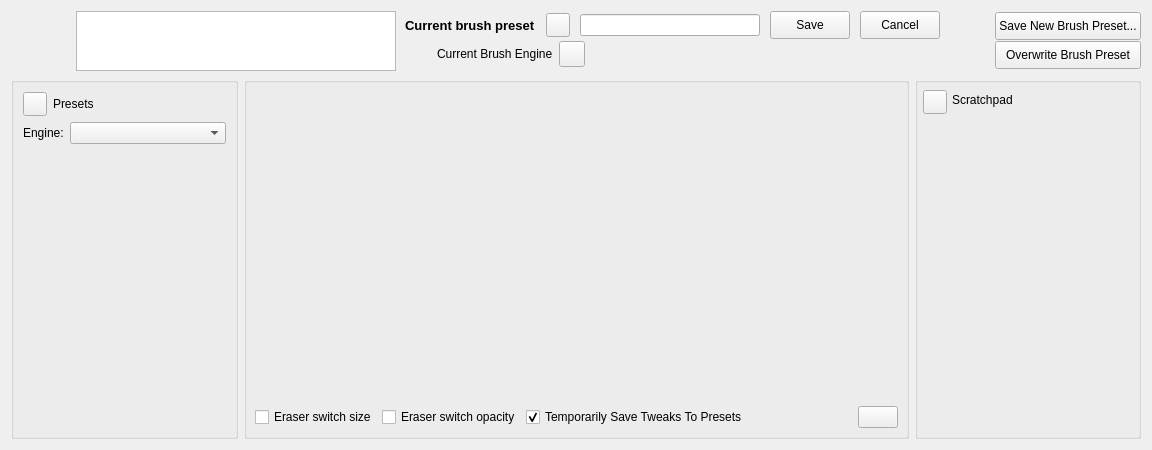
<?xml version="1.0" encoding="UTF-8"?>
<ui version="4.0">
 <author>
    SPDX-FileCopyrightText: none
    SPDX-License-Identifier: GPL-3.0-or-later
  </author>
 <class>WdgPaintOpSettings</class>
 <widget class="QWidget" name="WdgPaintOpSettings">
  <property name="geometry">
   <rect>
    <x>0</x>
    <y>0</y>
    <width>1152</width>
    <height>450</height>
   </rect>
  </property>
  <property name="windowTitle">
   <string>Brush Editor</string>
  </property>
  <layout class="QGridLayout" name="gridLayout">
   <item row="0" column="0" colspan="3">
    <layout class="QHBoxLayout" name="brushEditorDashboard">
     <property name="spacing">
      <number>9</number>
     </property>
     <property name="leftMargin">
      <number>1</number>
     </property>
     <item>
      <widget class="QLabel" name="presetThumbnailicon">
       <property name="sizePolicy">
        <sizepolicy hsizetype="Fixed" vsizetype="Fixed">
         <horstretch>0</horstretch>
         <verstretch>0</verstretch>
        </sizepolicy>
       </property>
       <property name="minimumSize">
        <size>
         <width>55</width>
         <height>55</height>
        </size>
       </property>
       <property name="text">
        <string/>
       </property>
       <property name="scaledContents">
        <bool>true</bool>
       </property>
      </widget>
     </item>
     <item>
      <widget class="KisPresetLivePreviewView" name="liveBrushPreviewView">
       <property name="sizePolicy">
        <sizepolicy hsizetype="Fixed" vsizetype="Fixed">
         <horstretch>0</horstretch>
         <verstretch>0</verstretch>
        </sizepolicy>
       </property>
       <property name="minimumSize">
        <size>
         <width>320</width>
         <height>60</height>
        </size>
       </property>
       <property name="maximumSize">
        <size>
         <width>320</width>
         <height>60</height>
        </size>
       </property>
       <property name="font">
        <font>
         <kerning>false</kerning>
        </font>
       </property>
       <property name="contextMenuPolicy">
        <enum>Qt::DefaultContextMenu</enum>
       </property>
       <property name="frameShape">
        <enum>QFrame::StyledPanel</enum>
       </property>
       <property name="frameShadow">
        <enum>QFrame::Raised</enum>
       </property>
       <property name="midLineWidth">
        <number>0</number>
       </property>
       <property name="verticalScrollBarPolicy">
        <enum>Qt::ScrollBarAlwaysOff</enum>
       </property>
       <property name="horizontalScrollBarPolicy">
        <enum>Qt::ScrollBarAlwaysOff</enum>
       </property>
       <property name="interactive">
        <bool>true</bool>
       </property>
       <property name="alignment">
        <set>Qt::AlignLeading|Qt::AlignLeft|Qt::AlignTop</set>
       </property>
       <property name="resizeAnchor">
        <enum>QGraphicsView::AnchorViewCenter</enum>
       </property>
      </widget>
     </item>
     <item>
      <layout class="QVBoxLayout" name="verticalLayout_4">
       <property name="spacing">
        <number>0</number>
       </property>
       <item>
        <layout class="QHBoxLayout" name="horizontalLayout_6">
         <property name="spacing">
          <number>10</number>
         </property>
         <item>
          <widget class="QLabel" name="currentBrushNameLabel">
           <property name="sizePolicy">
            <sizepolicy hsizetype="MinimumExpanding" vsizetype="Preferred">
             <horstretch>0</horstretch>
             <verstretch>0</verstretch>
            </sizepolicy>
           </property>
           <property name="font">
            <font>
             <pointsize>10</pointsize>
             <bold>true</bold>
            </font>
           </property>
           <property name="text">
            <string>Current brush preset</string>
           </property>
          </widget>
         </item>
         <item>
          <widget class="QPushButton" name="renameBrushPresetButton">
           <property name="sizePolicy">
            <sizepolicy hsizetype="Fixed" vsizetype="Fixed">
             <horstretch>0</horstretch>
             <verstretch>0</verstretch>
            </sizepolicy>
           </property>
           <property name="minimumSize">
            <size>
             <width>24</width>
             <height>24</height>
            </size>
           </property>
           <property name="maximumSize">
            <size>
             <width>24</width>
             <height>24</height>
            </size>
           </property>
           <property name="text">
            <string/>
           </property>
          </widget>
         </item>
         <item>
          <widget class="QLineEdit" name="renameBrushNameTextField">
           <property name="minimumSize">
            <size>
             <width>180</width>
             <height>0</height>
            </size>
           </property>
          </widget>
         </item>
         <item>
          <widget class="QPushButton" name="updateBrushNameButton">
           <property name="sizePolicy">
            <sizepolicy hsizetype="Minimum" vsizetype="Fixed">
             <horstretch>0</horstretch>
             <verstretch>0</verstretch>
            </sizepolicy>
           </property>
           <property name="maximumSize">
            <size>
             <width>16777215</width>
             <height>28</height>
            </size>
           </property>
           <property name="text">
            <string>Save</string>
           </property>
          </widget>
         </item>
         <item>
          <widget class="QPushButton" name="cancelBrushNameUpdateButton">
           <property name="maximumSize">
            <size>
             <width>16777215</width>
             <height>28</height>
            </size>
           </property>
           <property name="text">
            <string>Cancel</string>
           </property>
          </widget>
         </item>
        </layout>
       </item>
       <item>
        <layout class="QHBoxLayout" name="horizontalLayout_5">
         <property name="spacing">
          <number>6</number>
         </property>
         <item>
          <widget class="QLabel" name="currentBrushEngineIcon">
           <property name="sizePolicy">
            <sizepolicy hsizetype="Fixed" vsizetype="Fixed">
             <horstretch>0</horstretch>
             <verstretch>0</verstretch>
            </sizepolicy>
           </property>
           <property name="minimumSize">
            <size>
             <width>26</width>
             <height>26</height>
            </size>
           </property>
           <property name="text">
            <string/>
           </property>
          </widget>
         </item>
         <item>
          <widget class="QLabel" name="currentBrushEngineLabel">
           <property name="text">
            <string>Current Brush Engine</string>
           </property>
          </widget>
         </item>
         <item>
          <widget class="QPushButton" name="reloadPresetButton">
           <property name="sizePolicy">
            <sizepolicy hsizetype="Fixed" vsizetype="Fixed">
             <horstretch>0</horstretch>
             <verstretch>0</verstretch>
            </sizepolicy>
           </property>
           <property name="minimumSize">
            <size>
             <width>26</width>
             <height>26</height>
            </size>
           </property>
           <property name="maximumSize">
            <size>
             <width>26</width>
             <height>26</height>
            </size>
           </property>
           <property name="text">
            <string/>
           </property>
          </widget>
         </item>
         <item>
          <widget class="QPushButton" name="dirtyPresetIndicatorButton">
           <property name="sizePolicy">
            <sizepolicy hsizetype="Fixed" vsizetype="Fixed">
             <horstretch>0</horstretch>
             <verstretch>0</verstretch>
            </sizepolicy>
           </property>
           <property name="minimumSize">
            <size>
             <width>30</width>
             <height>30</height>
            </size>
           </property>
           <property name="maximumSize">
            <size>
             <width>30</width>
             <height>30</height>
            </size>
           </property>
           <property name="text">
            <string/>
           </property>
           <property name="flat">
            <bool>true</bool>
           </property>
          </widget>
         </item>
         <item>
          <widget class="QPushButton" name="brokenPresetIndicatorButton">
           <property name="sizePolicy">
            <sizepolicy hsizetype="Fixed" vsizetype="Fixed">
             <horstretch>0</horstretch>
             <verstretch>0</verstretch>
            </sizepolicy>
           </property>
           <property name="minimumSize">
            <size>
             <width>30</width>
             <height>30</height>
            </size>
           </property>
           <property name="maximumSize">
            <size>
             <width>30</width>
             <height>30</height>
            </size>
           </property>
           <property name="text">
            <string/>
           </property>
           <property name="flat">
            <bool>true</bool>
           </property>
          </widget>
         </item>
         <item>
          <spacer name="horizontalSpacer_4">
           <property name="orientation">
            <enum>Qt::Horizontal</enum>
           </property>
           <property name="sizeHint" stdset="0">
            <size>
             <width>40</width>
             <height>20</height>
            </size>
           </property>
          </spacer>
         </item>
        </layout>
       </item>
      </layout>
     </item>
     <item>
      <spacer name="horizontalSpacer_2">
       <property name="orientation">
        <enum>Qt::Horizontal</enum>
       </property>
       <property name="sizeType">
        <enum>QSizePolicy::MinimumExpanding</enum>
       </property>
       <property name="sizeHint" stdset="0">
        <size>
         <width>0</width>
         <height>0</height>
        </size>
       </property>
      </spacer>
     </item>
     <item>
      <layout class="QVBoxLayout" name="verticalLayout_5">
       <property name="spacing">
        <number>0</number>
       </property>
       <item>
        <widget class="QPushButton" name="saveNewBrushPresetButton">
         <property name="sizePolicy">
          <sizepolicy hsizetype="Preferred" vsizetype="Preferred">
           <horstretch>0</horstretch>
           <verstretch>0</verstretch>
          </sizepolicy>
         </property>
         <property name="maximumSize">
          <size>
           <width>16777215</width>
           <height>28</height>
          </size>
         </property>
         <property name="text">
          <string>Save New Brush Preset...</string>
         </property>
        </widget>
       </item>
       <item>
        <widget class="QPushButton" name="saveBrushPresetButton">
         <property name="sizePolicy">
          <sizepolicy hsizetype="Preferred" vsizetype="Fixed">
           <horstretch>0</horstretch>
           <verstretch>0</verstretch>
          </sizepolicy>
         </property>
         <property name="maximumSize">
          <size>
           <width>16777215</width>
           <height>28</height>
          </size>
         </property>
         <property name="text">
          <string>Overwrite Brush Preset</string>
         </property>
        </widget>
       </item>
      </layout>
     </item>
    </layout>
   </item>
   <item row="1" column="0">
    <widget class="QGroupBox" name="presetsContainer">
     <property name="sizePolicy">
      <sizepolicy hsizetype="Ignored" vsizetype="Expanding">
       <horstretch>0</horstretch>
       <verstretch>0</verstretch>
      </sizepolicy>
     </property>
     <property name="minimumSize">
      <size>
       <width>42</width>
       <height>0</height>
      </size>
     </property>
     <property name="title">
      <string/>
     </property>
     <property name="alignment">
      <set>Qt::AlignLeading|Qt::AlignLeft|Qt::AlignTop</set>
     </property>
     <layout class="QVBoxLayout" name="verticalLayout_3" stretch="0,0,0,0">
      <item>
       <layout class="QHBoxLayout" name="horizontalLayout_7">
        <item>
         <widget class="QPushButton" name="showPresetsButton">
          <property name="minimumSize">
           <size>
            <width>24</width>
            <height>24</height>
           </size>
          </property>
          <property name="maximumSize">
           <size>
            <width>24</width>
            <height>24</height>
           </size>
          </property>
          <property name="text">
           <string/>
          </property>
          <property name="iconSize">
           <size>
            <width>12</width>
            <height>12</height>
           </size>
          </property>
          <property name="shortcut">
           <string notr="true"/>
          </property>
         </widget>
        </item>
        <item>
         <widget class="QLabel" name="presetsSidebarLabel">
          <property name="sizePolicy">
           <sizepolicy hsizetype="Minimum" vsizetype="Minimum">
            <horstretch>0</horstretch>
            <verstretch>0</verstretch>
           </sizepolicy>
          </property>
          <property name="text">
           <string>Presets</string>
          </property>
         </widget>
        </item>
       </layout>
      </item>
      <item>
       <layout class="QHBoxLayout" name="horizontalLayout_4">
        <item>
         <widget class="QLabel" name="engineFilterLabel">
          <property name="sizePolicy">
           <sizepolicy hsizetype="Minimum" vsizetype="Fixed">
            <horstretch>0</horstretch>
            <verstretch>0</verstretch>
           </sizepolicy>
          </property>
          <property name="text">
           <string>Engine:</string>
          </property>
         </widget>
        </item>
        <item>
         <widget class="QComboBox" name="brushEngineComboBox">
          <property name="sizePolicy">
           <sizepolicy hsizetype="Expanding" vsizetype="Fixed">
            <horstretch>0</horstretch>
            <verstretch>0</verstretch>
           </sizepolicy>
          </property>
         </widget>
        </item>
       </layout>
      </item>
      <item>
       <widget class="KisPresetChooser" name="presetWidget" native="true">
        <property name="sizePolicy">
         <sizepolicy hsizetype="Minimum" vsizetype="Expanding">
          <horstretch>0</horstretch>
          <verstretch>0</verstretch>
         </sizepolicy>
        </property>
        <property name="minimumSize">
         <size>
          <width>0</width>
          <height>0</height>
         </size>
        </property>
        <property name="maximumSize">
         <size>
          <width>1677215</width>
          <height>1677215</height>
         </size>
        </property>
       </widget>
      </item>
      <item>
       <layout class="QHBoxLayout" name="horizontalLayout_9">
        <item>
         <widget class="QToolButton" name="newPresetEngineButton">
          <property name="text">
           <string/>
          </property>
          <property name="iconSize">
           <size>
            <width>22</width>
            <height>22</height>
           </size>
          </property>
          <property name="autoRaise">
           <bool>true</bool>
          </property>
         </widget>
        </item>
        <item>
         <spacer name="horizontalSpacer_5">
          <property name="orientation">
           <enum>Qt::Horizontal</enum>
          </property>
          <property name="sizeHint" stdset="0">
           <size>
            <width>0</width>
            <height>0</height>
           </size>
          </property>
         </spacer>
        </item>
        <item>
         <widget class="QToolButton" name="bnBlacklistPreset">
          <property name="minimumSize">
           <size>
            <width>0</width>
            <height>0</height>
           </size>
          </property>
          <property name="text">
           <string/>
          </property>
          <property name="iconSize">
           <size>
            <width>22</width>
            <height>22</height>
           </size>
          </property>
          <property name="autoRaise">
           <bool>true</bool>
          </property>
         </widget>
        </item>
       </layout>
      </item>
     </layout>
    </widget>
   </item>
   <item row="1" column="1">
    <widget class="QGroupBox" name="brushEditorSettingsControls">
     <property name="title">
      <string/>
     </property>
     <property name="flat">
      <bool>false</bool>
     </property>
     <layout class="QVBoxLayout" name="brushEditorLayout">
      <property name="spacing">
       <number>0</number>
      </property>
      <property name="leftMargin">
       <number>3</number>
      </property>
      <property name="topMargin">
       <number>1</number>
      </property>
      <property name="rightMargin">
       <number>3</number>
      </property>
      <property name="bottomMargin">
       <number>3</number>
      </property>
      <item>
       <widget class="QFrame" name="frmOptionWidgetContainer">
        <property name="sizePolicy">
         <sizepolicy hsizetype="Preferred" vsizetype="Preferred">
          <horstretch>0</horstretch>
          <verstretch>4</verstretch>
         </sizepolicy>
        </property>
        <property name="minimumSize">
         <size>
          <width>100</width>
          <height>0</height>
         </size>
        </property>
        <property name="frameShape">
         <enum>QFrame::NoFrame</enum>
        </property>
        <property name="frameShadow">
         <enum>QFrame::Plain</enum>
        </property>
        <property name="lineWidth">
         <number>0</number>
        </property>
       </widget>
      </item>
      <item>
       <layout class="QHBoxLayout" name="horizontalLayout_3" stretch="0,0,0,0,0,0">
        <property name="spacing">
         <number>5</number>
        </property>
        <property name="leftMargin">
         <number>5</number>
        </property>
        <property name="topMargin">
         <number>0</number>
        </property>
        <property name="rightMargin">
         <number>5</number>
        </property>
        <property name="bottomMargin">
         <number>5</number>
        </property>
        <item>
         <widget class="QCheckBox" name="eraserBrushSizeCheckBox">
          <property name="sizePolicy">
           <sizepolicy hsizetype="Minimum" vsizetype="Fixed">
            <horstretch>0</horstretch>
            <verstretch>0</verstretch>
           </sizepolicy>
          </property>
          <property name="toolTip">
           <string>Erase mode will use a separate brush size</string>
          </property>
          <property name="text">
           <string>Eraser switch size</string>
          </property>
          <property name="checked">
           <bool>false</bool>
          </property>
         </widget>
        </item>
        <item>
         <widget class="QCheckBox" name="eraserBrushOpacityCheckBox">
          <property name="sizePolicy">
           <sizepolicy hsizetype="Minimum" vsizetype="Fixed">
            <horstretch>0</horstretch>
            <verstretch>0</verstretch>
           </sizepolicy>
          </property>
          <property name="toolTip">
           <string>Erase mode will use a separate brush opacity</string>
          </property>
          <property name="text">
           <string>Eraser switch opacity</string>
          </property>
          <property name="checked">
           <bool>false</bool>
          </property>
         </widget>
        </item>
        <item>
         <widget class="QCheckBox" name="dirtyPresetCheckBox">
          <property name="sizePolicy">
           <sizepolicy hsizetype="Minimum" vsizetype="Fixed">
            <horstretch>0</horstretch>
            <verstretch>0</verstretch>
           </sizepolicy>
          </property>
          <property name="text">
           <string>Temporarily Save Tweaks To Presets</string>
          </property>
          <property name="checked">
           <bool>true</bool>
          </property>
         </widget>
        </item>
        <item>
         <spacer name="horizontalSpacer">
          <property name="orientation">
           <enum>Qt::Horizontal</enum>
          </property>
          <property name="sizeHint" stdset="0">
           <size>
            <width>40</width>
            <height>20</height>
           </size>
          </property>
         </spacer>
        </item>
        <item>
         <widget class="KisLodAvailabilityWidget" name="wdgLodAvailability" native="true">
          <property name="minimumSize">
           <size>
            <width>60</width>
            <height>0</height>
           </size>
          </property>
         </widget>
        </item>
        <item>
         <widget class="QPushButton" name="viewOptionButton">
          <property name="text">
           <string/>
          </property>
         </widget>
        </item>
       </layout>
      </item>
      <item>
       <layout class="QHBoxLayout" name="horizontalLayout">
        <property name="spacing">
         <number>5</number>
        </property>
        <property name="leftMargin">
         <number>5</number>
        </property>
        <property name="topMargin">
         <number>0</number>
        </property>
        <property name="rightMargin">
         <number>5</number>
        </property>
        <property name="bottomMargin">
         <number>0</number>
        </property>
       </layout>
      </item>
     </layout>
    </widget>
   </item>
   <item row="1" column="2">
    <widget class="QGroupBox" name="scratchpadControls">
     <property name="sizePolicy">
      <sizepolicy hsizetype="Ignored" vsizetype="Expanding">
       <horstretch>0</horstretch>
       <verstretch>0</verstretch>
      </sizepolicy>
     </property>
     <property name="minimumSize">
      <size>
       <width>42</width>
       <height>0</height>
      </size>
     </property>
     <property name="title">
      <string/>
     </property>
     <property name="flat">
      <bool>false</bool>
     </property>
     <layout class="QVBoxLayout" name="verticalLayout" stretch="0,0,0">
      <property name="spacing">
       <number>5</number>
      </property>
      <property name="leftMargin">
       <number>5</number>
      </property>
      <property name="topMargin">
       <number>5</number>
      </property>
      <property name="rightMargin">
       <number>5</number>
      </property>
      <property name="bottomMargin">
       <number>5</number>
      </property>
      <item>
       <layout class="QHBoxLayout" name="horizontalLayout_8">
        <item>
         <widget class="QPushButton" name="showScratchpadButton">
          <property name="minimumSize">
           <size>
            <width>24</width>
            <height>24</height>
           </size>
          </property>
          <property name="maximumSize">
           <size>
            <width>24</width>
            <height>20</height>
           </size>
          </property>
          <property name="text">
           <string/>
          </property>
          <property name="iconSize">
           <size>
            <width>12</width>
            <height>12</height>
           </size>
          </property>
         </widget>
        </item>
        <item>
         <widget class="QLabel" name="scratchpadSidebarLabel">
          <property name="text">
           <string>Scratchpad</string>
          </property>
         </widget>
        </item>
       </layout>
      </item>
      <item>
       <widget class="QFrame" name="frame">
        <property name="frameShape">
         <enum>QFrame::NoFrame</enum>
        </property>
        <property name="frameShadow">
         <enum>QFrame::Plain</enum>
        </property>
        <property name="lineWidth">
         <number>0</number>
        </property>
        <layout class="QVBoxLayout" name="verticalLayout_2">
         <property name="spacing">
          <number>0</number>
         </property>
         <property name="leftMargin">
          <number>0</number>
         </property>
         <property name="topMargin">
          <number>0</number>
         </property>
         <property name="rightMargin">
          <number>0</number>
         </property>
         <property name="bottomMargin">
          <number>0</number>
         </property>
         <item>
          <widget class="KisScratchPad" name="scratchPad" native="true">
           <property name="sizePolicy">
            <sizepolicy hsizetype="Preferred" vsizetype="MinimumExpanding">
             <horstretch>0</horstretch>
             <verstretch>0</verstretch>
            </sizepolicy>
           </property>
           <property name="minimumSize">
            <size>
             <width>250</width>
             <height>0</height>
            </size>
           </property>
          </widget>
         </item>
        </layout>
       </widget>
      </item>
      <item>
       <layout class="QHBoxLayout" name="horizontalLayout_2" stretch="0,0,0,0,0">
        <item>
         <widget class="QToolButton" name="paintPresetIcon">
          <property name="sizePolicy">
           <sizepolicy hsizetype="Expanding" vsizetype="Fixed">
            <horstretch>0</horstretch>
            <verstretch>0</verstretch>
           </sizepolicy>
          </property>
          <property name="toolTip">
           <string>Fill area with brush preset icon</string>
          </property>
          <property name="text">
           <string/>
          </property>
          <property name="autoRaise">
           <bool>true</bool>
          </property>
         </widget>
        </item>
        <item>
         <widget class="QToolButton" name="fillLayer">
          <property name="sizePolicy">
           <sizepolicy hsizetype="Expanding" vsizetype="Fixed">
            <horstretch>0</horstretch>
            <verstretch>0</verstretch>
           </sizepolicy>
          </property>
          <property name="toolTip">
           <string>Fill area with current image</string>
          </property>
          <property name="text">
           <string/>
          </property>
          <property name="autoRaise">
           <bool>true</bool>
          </property>
         </widget>
        </item>
        <item>
         <widget class="QToolButton" name="fillGradient">
          <property name="sizePolicy">
           <sizepolicy hsizetype="Expanding" vsizetype="Fixed">
            <horstretch>0</horstretch>
            <verstretch>0</verstretch>
           </sizepolicy>
          </property>
          <property name="toolTip">
           <string>Fill area with gradient</string>
          </property>
          <property name="text">
           <string/>
          </property>
          <property name="autoRaise">
           <bool>true</bool>
          </property>
         </widget>
        </item>
        <item>
         <widget class="QToolButton" name="fillSolid">
          <property name="sizePolicy">
           <sizepolicy hsizetype="Expanding" vsizetype="Fixed">
            <horstretch>0</horstretch>
            <verstretch>0</verstretch>
           </sizepolicy>
          </property>
          <property name="toolTip">
           <string>Fill area with background color</string>
          </property>
          <property name="text">
           <string/>
          </property>
          <property name="autoRaise">
           <bool>true</bool>
          </property>
         </widget>
        </item>
        <item>
         <widget class="QToolButton" name="eraseScratchPad">
          <property name="sizePolicy">
           <sizepolicy hsizetype="Expanding" vsizetype="Fixed">
            <horstretch>0</horstretch>
            <verstretch>0</verstretch>
           </sizepolicy>
          </property>
          <property name="toolTip">
           <string>Reset area to white</string>
          </property>
          <property name="text">
           <string/>
          </property>
          <property name="autoRaise">
           <bool>true</bool>
          </property>
         </widget>
        </item>
       </layout>
      </item>
     </layout>
    </widget>
   </item>
  </layout>
 </widget>
 <customwidgets>
  <customwidget>
   <class>KisScratchPad</class>
   <extends>QWidget</extends>
   <header>tool/kis_scratch_pad.h</header>
   <container>1</container>
  </customwidget>
  <customwidget>
   <class>KisPresetLivePreviewView</class>
   <extends>QGraphicsView</extends>
   <header>kis_preset_live_preview_view.h</header>
   <container>1</container>
  </customwidget>
  <customwidget>
   <class>KisLodAvailabilityWidget</class>
   <extends>QWidget</extends>
   <header>kis_lod_availability_widget.h</header>
   <container>1</container>
  </customwidget>
  <customwidget>
   <class>KisPresetChooser</class>
   <extends>QWidget</extends>
   <header>kis_preset_chooser.h</header>
   <container>1</container>
  </customwidget>
 </customwidgets>
 <resources/>
 <connections/>
</ui>
